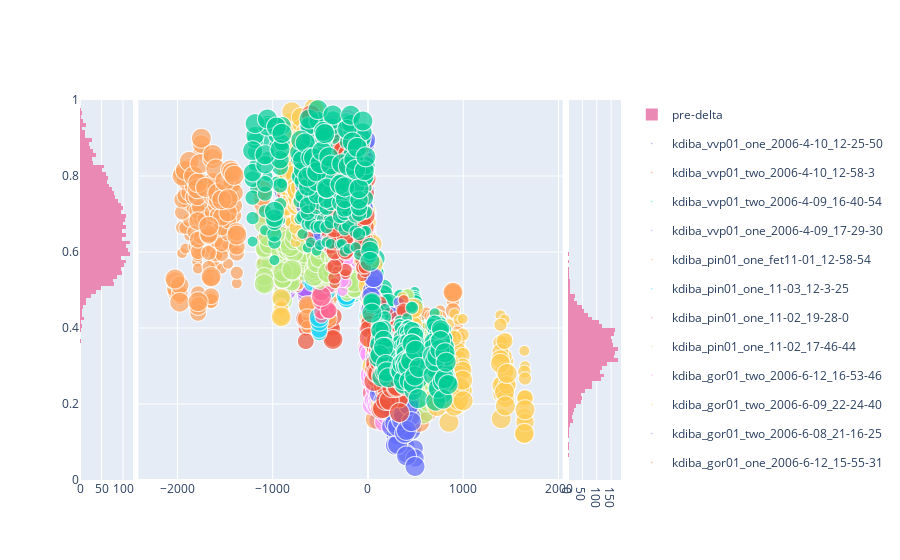

Notebook code cell kept with this figure:
### Code cell
import plotly.subplots as sp
import plotly.graph_objs as go

data_results_df: pd.DataFrame = deepcopy(all_sessions_laps_df) # all_sessions_laps_time_bin_df
out_scatter_fig = fig_laps
# histogram_bins = 'auto'
histogram_bins = 25

# get the pre-delta epochs
pre_delta_df = data_results_df[data_results_df['delta_aligned_start_t'] <= 0]
post_delta_df = data_results_df[data_results_df['delta_aligned_start_t'] > 0]

X_all = data_results_df['delta_aligned_start_t'].to_numpy()
Y_all = data_results_df['P_Long'].to_numpy()

X_pre_delta = pre_delta_df['delta_aligned_start_t'].to_numpy()
X_post_delta = post_delta_df['delta_aligned_start_t'].to_numpy()

Y_pre_delta = pre_delta_df['P_Long'].to_numpy()
Y_post_delta = post_delta_df['P_Long'].to_numpy()


# creating subplots
fig = sp.make_subplots(rows=1, cols=3, column_widths=[0.10, 0.80, 0.10], horizontal_spacing=0.01, shared_yaxes=True)

# adding first histogram
# Calculate the histogram data
hist1, bins1 = np.histogram(X_pre_delta, bins=histogram_bins)

# Adding the first histogram as a bar graph and making x negative
fig.add_trace(
    # go.Bar(x=bins1[:-1], y=hist1, marker_color='#EB89B5', name='first half', orientation='h', ),
	go.Histogram(y=Y_pre_delta, name='pre-delta', marker_color='#EB89B5'),
    row=1, col=1
)
fig.update_layout(yaxis=dict(range=[0.0, 1.0]))

# adding scatter plot
# fig.add_trace(
# 	# out_scatter_fig,
#     go.Scatter(
#         x=X_all,
#         y=Y_all,
#         mode='markers',
#         marker_color='rgba(152, 0, 0, .8)',
#     ),
#     row=1, col=2
# )

for a_trace in fig_laps.data:
	fig.add_trace(a_trace, row=1, col=2)
	fig.update_layout(yaxis=dict(range=[0.0, 1.0]))


# adding the second histogram

# Calculate the histogram data for second half
hist2, bins2 = np.histogram(X_post_delta, bins=histogram_bins)

# Adding the second histogram
fig.add_trace(
	go.Histogram(y=Y_post_delta, name='post-delta', marker_color='#EB89B5',
			  ),
    # go.Bar(x=bins2[:-1], y=hist2, marker_color='#330C73', name='second half', orientation='h', ),
    row=1, col=3
)

# fig.update_layout(layout_yaxis_range=[0.0, 1.0])
fig.update_layout(yaxis=dict(range=[0.0, 1.0]))

### Figure 1 — Plotly figure (JSON) as saved in the notebook; plotly's stock layout.template omitted (floating-point values rounded to 4 significant figures; data arrays with more than 128 entries replaced by an {"elided": "..."} marker saying what was removed)
{"data": [{"marker": {"color": "#EB89B5"}, "name": "pre-delta", "type": "histogram", "xaxis": "x", "y": {"elided": "3324 float values"}, "yaxis": "y"}, {"hovertemplate": "session_name=kdiba_vvp01_one_2006-4-10_12-25-50<br>delta_aligned_start_t=%{x}<br>P_Long=%{y}<br>time_bin_size=%{marker.size}<extra></extra>", "legendgroup": "kdiba_vvp01_one_2006-4-10_12-25-50", "marker": {"color": "#636efa", "size": {"elided": "504 float values"}, "sizemode": "area", "sizeref": 0.00025, "symbol": "circle"}, "mode": "markers", "name": "kdiba_vvp01_one_2006-4-10_12-25-50", "showlegend": true, "type": "scattergl", "x": {"elided": "504 float values"}, "xaxis": "x2", "y": {"elided": "504 float values"}, "yaxis": "y2"}, {"hovertemplate": "session_name=kdiba_vvp01_two_2006-4-10_12-58-3<br>delta_aligned_start_t=%{x}<br>P_Long=%{y}<br>time_bin_size=%{marker.size}<extra></extra>", "legendgroup": "kdiba_vvp01_two_2006-4-10_12-58-3", "marker": {"color": "#EF553B", "size": {"elided": "486 float values"}, "sizemode": "area", "sizeref": 0.00025, "symbol": "circle"}, "mode": "markers", "name": "kdiba_vvp01_two_2006-4-10_12-58-3", "showlegend": true, "type": "scattergl", "x": {"elided": "486 float values"}, "xaxis": "x2", "y": {"elided": "486 float values"}, "yaxis": "y2"}, {"hovertemplate": "session_name=kdiba_vvp01_two_2006-4-09_16-40-54<br>delta_aligned_start_t=%{x}<br>P_Long=%{y}<br>time_bin_size=%{marker.size}<extra></extra>", "legendgroup": "kdiba_vvp01_two_2006-4-09_16-40-54", "marker": {"color": "#00cc96", "size": {"elided": "588 float values"}, "sizemode": "area", "sizeref": 0.00025, "symbol": "circle"}, "mode": "markers", "name": "kdiba_vvp01_two_2006-4-09_16-40-54", "showlegend": true, "type": "scattergl", "x": {"elided": "588 float values"}, "xaxis": "x2", "y": {"elided": "588 float values"}, "yaxis": "y2"}, {"hovertemplate": "session_name=kdiba_vvp01_one_2006-4-09_17-29-30<br>delta_aligned_start_t=%{x}<br>P_Long=%{y}<br>time_bin_size=%{marker.size}<extra></extra>", "legendgroup": "kdiba_vvp01_one_2006-4-09_17-29-30", "marker": {"color": "#ab63fa", "size": {"elided": "516 float values"}, "sizemode": "area", "sizeref": 0.00025, "symbol": "circle"}, "mode": "markers", "name": "kdiba_vvp01_one_2006-4-09_17-29-30", "showlegend": true, "type": "scattergl", "x": {"elided": "516 float values"}, "xaxis": "x2", "y": {"elided": "516 float values"}, "yaxis": "y2"}, {"hovertemplate": "session_name=kdiba_pin01_one_fet11-01_12-58-54<br>delta_aligned_start_t=%{x}<br>P_Long=%{y}<br>time_bin_size=%{marker.size}<extra></extra>", "legendgroup": "kdiba_pin01_one_fet11-01_12-58-54", "marker": {"color": "#FFA15A", "size": {"elided": "432 float values"}, "sizemode": "area", "sizeref": 0.00025, "symbol": "circle"}, "mode": "markers", "name": "kdiba_pin01_one_fet11-01_12-58-54", "showlegend": true, "type": "scattergl", "x": {"elided": "432 float values"}, "xaxis": "x2", "y": {"elided": "432 float values"}, "yaxis": "y2"}, {"hovertemplate": "session_name=kdiba_pin01_one_11-03_12-3-25<br>delta_aligned_start_t=%{x}<br>P_Long=%{y}<br>time_bin_size=%{marker.size}<extra></extra>", "legendgroup": "kdiba_pin01_one_11-03_12-3-25", "marker": {"color": "#19d3f3", "size": {"elided": "504 float values"}, "sizemode": "area", "sizeref": 0.00025, "symbol": "circle"}, "mode": "markers", "name": "kdiba_pin01_one_11-03_12-3-25", "showlegend": true, "type": "scattergl", "x": {"elided": "504 float values"}, "xaxis": "x2", "y": {"elided": "504 float values"}, "yaxis": "y2"}, {"hovertemplate": "session_name=kdiba_pin01_one_11-02_19-28-0<br>delta_aligned_start_t=%{x}<br>P_Long=%{y}<br>time_bin_size=%{marker.size}<extra></extra>", "legendgroup": "kdiba_pin01_one_11-02_19-28-0", "marker": {"color": "#FF6692", "size": {"elided": "564 float values"}, "sizemode": "area", "sizeref": 0.00025, "symbol": "circle"}, "mode": "markers", "name": "kdiba_pin01_one_11-02_19-28-0", "showlegend": true, "type": "scattergl", "x": {"elided": "564 float values"}, "xaxis": "x2", "y": {"elided": "564 float values"}, "yaxis": "y2"}, {"hovertemplate": "session_name=kdiba_pin01_one_11-02_17-46-44<br>delta_aligned_start_t=%{x}<br>P_Long=%{y}<br>time_bin_size=%{marker.size}<extra></extra>", "legendgroup": "kdiba_pin01_one_11-02_17-46-44", "marker": {"color": "#B6E880", "size": {"elided": "486 float values"}, "sizemode": "area", "sizeref": 0.00025, "symbol": "circle"}, "mode": "markers", "name": "kdiba_pin01_one_11-02_17-46-44", "showlegend": true, "type": "scattergl", "x": {"elided": "486 float values"}, "xaxis": "x2", "y": {"elided": "486 float values"}, "yaxis": "y2"}, {"hovertemplate": "session_name=kdiba_gor01_two_2006-6-12_16-53-46<br>delta_aligned_start_t=%{x}<br>P_Long=%{y}<br>time_bin_size=%{marker.size}<extra></extra>", "legendgroup": "kdiba_gor01_two_2006-6-12_16-53-46", "marker": {"color": "#FF97FF", "size": {"elided": "486 float values"}, "sizemode": "area", "sizeref": 0.00025, "symbol": "circle"}, "mode": "markers", "name": "kdiba_gor01_two_2006-6-12_16-53-46", "showlegend": true, "type": "scattergl", "x": {"elided": "486 float values"}, "xaxis": "x2", "y": {"elided": "486 float values"}, "yaxis": "y2"}, {"hovertemplate": "session_name=kdiba_gor01_two_2006-6-09_22-24-40<br>delta_aligned_start_t=%{x}<br>P_Long=%{y}<br>time_bin_size=%{marker.size}<extra></extra>", "legendgroup": "kdiba_gor01_two_2006-6-09_22-24-40", "marker": {"color": "#FECB52", "size": {"elided": "528 float values"}, "sizemode": "area", "sizeref": 0.00025, "symbol": "circle"}, "mode": "markers", "name": "kdiba_gor01_two_2006-6-09_22-24-40", "showlegend": true, "type": "scattergl", "x": {"elided": "528 float values"}, "xaxis": "x2", "y": {"elided": "528 float values"}, "yaxis": "y2"}, {"hovertemplate": "session_name=kdiba_gor01_two_2006-6-08_21-16-25<br>delta_aligned_start_t=%{x}<br>P_Long=%{y}<br>time_bin_size=%{marker.size}<extra></extra>", "legendgroup": "kdiba_gor01_two_2006-6-08_21-16-25", "marker": {"color": "#636efa", "size": {"elided": "468 float values"}, "sizemode": "area", "sizeref": 0.00025, "symbol": "circle"}, "mode": "markers", "name": "kdiba_gor01_two_2006-6-08_21-16-25", "showlegend": true, "type": "scattergl", "x": {"elided": "468 float values"}, "xaxis": "x2", "y": {"elided": "468 float values"}, "yaxis": "y2"}, {"hovertemplate": "session_name=kdiba_gor01_one_2006-6-12_15-55-31<br>delta_aligned_start_t=%{x}<br>P_Long=%{y}<br>time_bin_size=%{marker.size}<extra></extra>", "legendgroup": "kdiba_gor01_one_2006-6-12_15-55-31", "marker": {"color": "#EF553B", "size": {"elided": "444 float values"}, "sizemode": "area", "sizeref": 0.00025, "symbol": "circle"}, "mode": "markers", "name": "kdiba_gor01_one_2006-6-12_15-55-31", "showlegend": true, "type": "scattergl", "x": {"elided": "444 float values"}, "xaxis": "x2", "y": {"elided": "444 float values"}, "yaxis": "y2"}, {"hovertemplate": "session_name=kdiba_gor01_one_2006-6-08_14-26-15<br>delta_aligned_start_t=%{x}<br>P_Long=%{y}<br>time_bin_size=%{marker.size}<extra></extra>", "legendgroup": "kdiba_gor01_one_2006-6-08_14-26-15", "marker": {"color": "#00cc96", "size": {"elided": "480 float values"}, "sizemode": "area", "sizeref": 0.00025, "symbol": "circle"}, "mode": "markers", "name": "kdiba_gor01_one_2006-6-08_14-26-15", "showlegend": true, "type": "scattergl", "x": {"elided": "480 float values"}, "xaxis": "x2", "y": {"elided": "480 float values"}, "yaxis": "y2"}, {"marker": {"color": "#EB89B5"}, "name": "post-delta", "type": "histogram", "xaxis": "x3", "y": {"elided": "3162 float values"}, "yaxis": "y3"}], "layout": {"xaxis": {"anchor": "y", "domain": [0, 0.098]}, "xaxis2": {"anchor": "y2", "domain": [0.108, 0.892]}, "xaxis3": {"anchor": "y3", "domain": [0.902, 1]}, "yaxis": {"anchor": "x", "domain": [0, 1], "range": [0, 1]}, "yaxis2": {"anchor": "x2", "domain": [0, 1], "matches": "y", "showticklabels": false}, "yaxis3": {"anchor": "x3", "domain": [0, 1], "matches": "y", "showticklabels": false}}}
